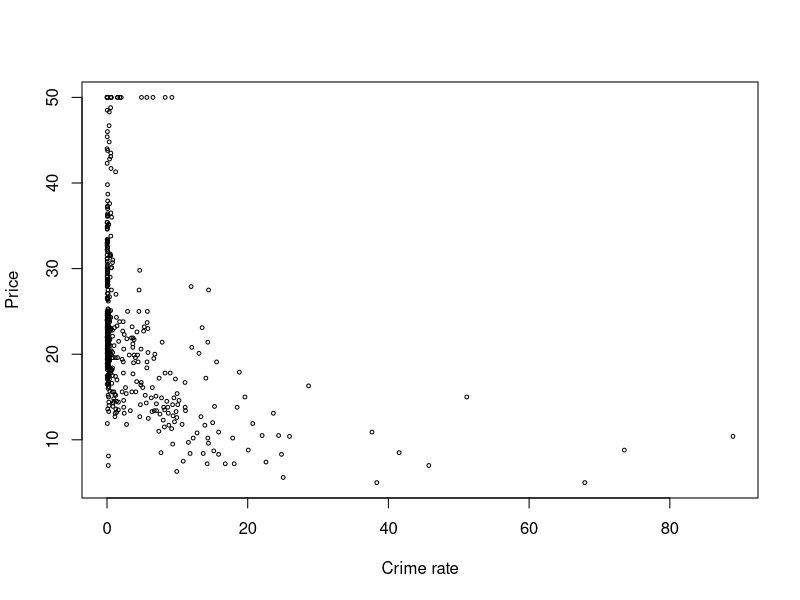
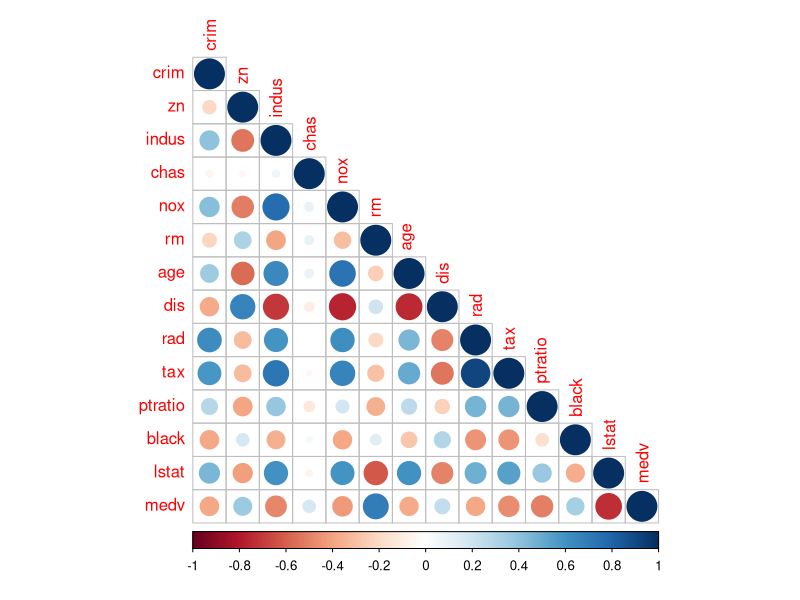
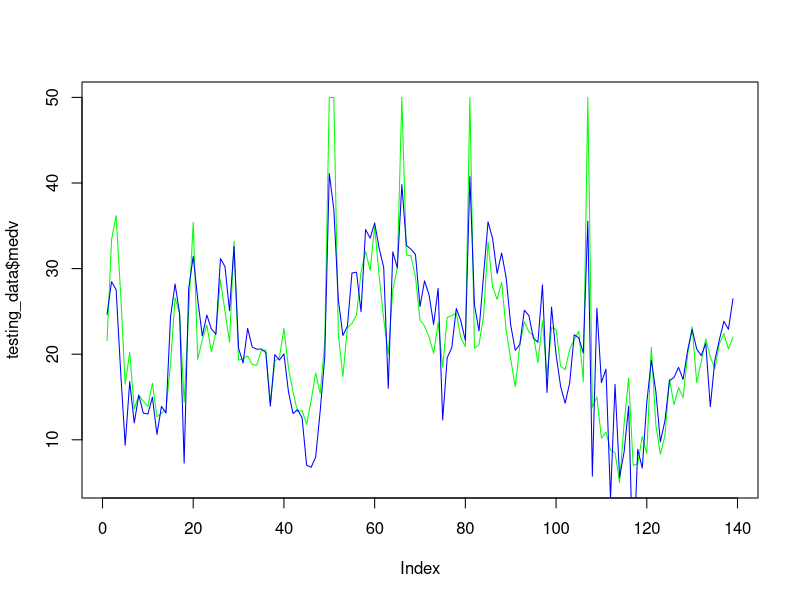

These charts were generated, in order, by the following R code: (Note: this script raises an error after producing the figures.)
install.packages("MASS")

library(MASS)
data("Boston")

#To view the correlation of the variables
plot(Boston$crim, Boston$medv, cex = 0.5, xlab = "Crime rate", ylab = "Price")

cr <- cor(Boston)

#we can use corrplot to visualize
install.packages("corrplot")
library(corrplot)

corrplot(cr, type = "lower")

#we will split the data into training and testing sets
set.seed(2)

install.packages("caTools") #sample.split function is present in this package
library(caTools)

split <- sample.split(Boston$medv, SplitRatio = 0.7)
??sample.split
# we divided the data with the ratio = 0.7
split

training_data <- subset(Boston, split == "TRUE")
testing_data <- subset(Boston, split == "FALSE")

#Linear Regression Model

colnames(training_data)

#Now to create the model we will use all columns

model <- lm(medv ~ ., data = training_data)

# for description of the model
summary(model)
#Now we can use this model to predict the output of test set
predic <- predict(model, testing_data)
predic

#To compare predicted values and actual values, we can use plots
plot(testing_data$medv, type = "l", lty = 1.8, col = "green")
lines(predic, type = "l", col = "blue")

#Diagnostics

install.packages("car")
library(car)
outlierTest(model)
qqPlot(model, main = "QQ plot")
leveragePlots(model)
